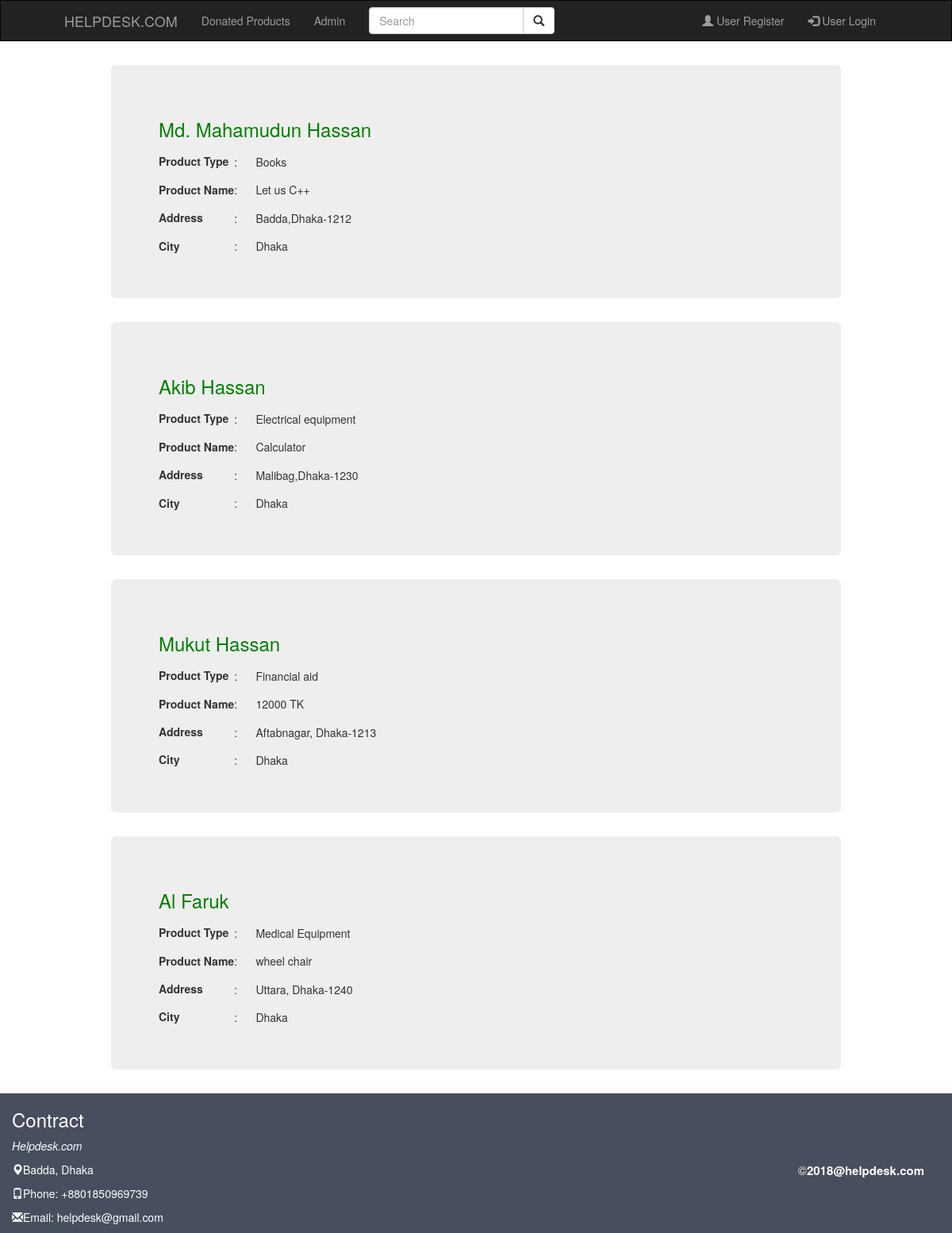
The app's page /home.php with its own data.
### tables this page shows
CREATE TABLE `donor_table` (
  `id` int(11) NOT NULL,
  `name` varchar(200) NOT NULL,
  `username` varchar(200) NOT NULL,
  `product_type` varchar(200) NOT NULL,
  `product_name` varchar(200) NOT NULL,
  `address` varchar(200) NOT NULL,
  `city` varchar(200) NOT NULL,
  `zip` varchar(200) NOT NULL,
  `phone_number` varchar(200) NOT NULL,
  `email` varchar(200) NOT NULL,
  `file` longblob NOT NULL
);

### home.php (the view, shortened to what this page needs)
<!DOCTYPE html>
<html lang="en">
<head>
  <link rel="stylesheet" href="https://maxcdn.bootstrapcdn.com/bootstrap/3.3.7/css/bootstrap.min.css">
</head>
<body>
<?php  include('navbar.php');  ?>
<div class="container" style="margin-top:30px;" >
  <div class="col-md-10 col-md-offset-1">
<?php
      include('config.php');
      $connect= mysqli_connect($dbservername,$dbusername,$dbpassword,$dbname);
        $sql="SELECT * FROM donor_table";
           $select =mysqli_query($connect,$sql);
        if (mysqli_num_rows($select) > 0) {
         while($row = mysqli_fetch_assoc($select))
          {
        ?>
        <div  class="jobs_link" >
            <div class="jumbotron">
              <h3 style="color: green"><?php echo $row["name"] ?></h3>
              <table>
                   <tr>
                  <td><h5 style="font-weight: bold;">Product Type</h5></td>
                  <td>:</td>
                  <td>&nbsp&nbsp&nbsp&nbsp&nbsp&nbsp<?php echo $row["product_type"] ?></td>
                </tr>
                <tr>
                  <td><h5 style="font-weight: bold;">Product Name</h5></td>
                  <td>:</td>
                  <td>&nbsp&nbsp&nbsp&nbsp&nbsp&nbsp<?php echo $row["product_name"] ?></td>
                </tr>
                <tr>
                  <td><h5 style="font-weight: bold;">Address</h5></td>
                  <td>:</td>
                  <td>&nbsp&nbsp&nbsp&nbsp&nbsp&nbsp<?php echo $row["address"] ?></td>
                </tr>
                <tr>
                  <td><h5 style="font-weight: bold;">City</h5></td>
                  <td>:</td>
                  <td>&nbsp&nbsp&nbsp&nbsp&nbsp&nbsp<?php echo $row["city"] ?></td>
                </tr>
              </table>
            </div>
        </div>
        <?php
             }
           }
      ?>
  </div>
</div>
<?php include('footer.php') ?>
</body>
</html>

### records on screen
donor_table: name "Md. Mahamudun Hassan", product_type "Books", product_name "Let us C++", address "Badda,Dhaka-1212", city "Dhaka"
donor_table: name "Akib Hassan", product_type "Electrical equipment", product_name "Calculator", address "Malibag,Dhaka-1230", city "Dhaka"
donor_table: name "Mukut Hassan", product_type "Financial aid", product_name "12000 TK", address "Aftabnagar, Dhaka-1213", city "Dhaka"
donor_table: name "Al Faruk", product_type "Medical Equipment", product_name "wheel chair", address "Uttara, Dhaka-1240", city "Dhaka"
